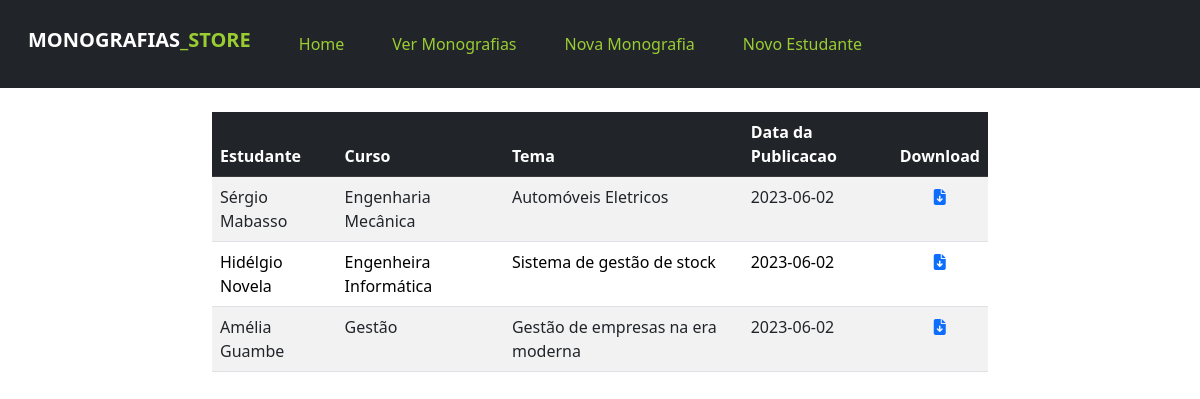
The page /bookList.php on the database its author committed.
### tables this page shows
CREATE TABLE `monografia` (
  `id` int NOT NULL,
  `estudante_id` int NOT NULL,
  `tema` varchar(250) NOT NULL,
  `data_publicacao` date NOT NULL,
  `nome` varchar(55) NOT NULL
);

CREATE TABLE `estudante` (
  `id` int NOT NULL,
  `nome` varchar(55) NOT NULL,
  `curso` varchar(55) NOT NULL,
  `codigo` varchar(55) NOT NULL,
  `genero` varchar(11) NOT NULL
);

### conf/DB.php (called while the page is built, shortened)
<?php
try {
    $db = new PDO('mysql:host=' . HOST . '; dbname=' . DATABASE, DBUSER, DBPASS);
} catch (Exception $e) {
    echo $e->getMessage();
}
function read($sql = '', $dados = []): array
{
    global $db;
    $stmt  = $db->prepare($sql);
    $stmt->execute($dados);
    return $stmt->fetchAll(PDO::FETCH_ASSOC);
}

### bookList.php (the view, shortened to what this page needs)
<!doctype html>
<html lang="en">
<head>
  <link rel="stylesheet" href="https://cdn.jsdelivr.net/npm/bootstrap@5.2.3/dist/css/bootstrap.rtl.min.css">
  <link href="https://cdn.jsdelivr.net/npm/bootstrap@5.2.3/dist/css/bootstrap.min.css" rel="stylesheet">
  <link href="https://getbootstrap.com/docs/5.2/assets/css/docs.css" rel="stylesheet">
  <link rel="stylesheet" href="https://cdnjs.cloudflare.com/ajax/libs/font-awesome/6.3.0/css/all.min.css">
  <link rel="stylesheet" href="static/css/style.css">
</head>
<body>
  <nav class="navbar navbar-expand-lg bg-dark"><?php include __DIR__ . '/div.php'; ?></nav>
  <?php
  include __DIR__ . '/conf/DB.php';
  $dados = read("SELECT e.nome,e.curso,m.tema,m.data_publicacao,e.id,m.id,m.nome as mono FROM monografia m INNER JOIN estudante e on m.estudante_id = e.id");
  ?>
  <div class="container my-4 col-md-8">
    <table class="table table-striped table-hover">
      <thead class="table-dark">
        <tr>
          <th scope="col">Estudante</th>
          <th scope="col">Curso</th>
          <th scope="col">Tema</th>
          <th scope="col">Data da Publicacao</th>
          <th scope="col">Download</th>
        </tr>
      </thead>
      <tbody>
        <?php foreach ($dados as $a) {
          $diretorioDestino = 'upload/';
        ?>
          <tr>
            <td><?php echo $a['nome']; ?></td>
            <td><?php echo $a['curso']; ?></td>
            <td><?php echo $a['tema']; ?></td>
            <td><?php echo $a['data_publicacao']; ?></td>
            <td class="text-center"><a href="<?php echo $diretorioDestino . $a['mono']; ?>" download><i class="fa-solid fa-file-arrow-down"></i></a></td>
          </tr>
        <?php } ?>
      </tbody>
    </table>
  </div>
</body>
</html>

### div.php (shortened to what this page needs)
<div class="container-fluid">
         <a class="navbar-brand text-white text-uppercase mr-6  pr-6 h1" href="/"><strong> Monografias<span>_Store
                           </span></strong></a>
         <div class="collapse navbar-collapse ml-8" id="navbarSupportedContent">
                  <ul class="navbar-nav me-auto mb-2 ms-2 mb-lg-0">
                           <li class="nav-item">
                                    <a class="nav-link hidel  m-3 " aria-current="page" href="/">Home</a>
                           </li>
                           <li class="nav-item">
                                    <a class="nav-link hidel  m-3" href="/bookList.php">Ver Monografias</a>
                           </li>
                           <li>
                                    <a class="nav-link hidel m-3" href="bookRegister.php">Nova Monografia</a>
                           </li>
                           <li>
                                    <a class="nav-link hidel m-3" href="studentRegister.php">Novo Estudante</a>
                           </li>
                  </ul>
         </div>
</div>

### static/css/style.css (style rules this page uses)
body { background-color: #ffffff; backdrop-filter: blur(25px); }
td { color:#000000; }
span { color: yellowgreen; }
.hidel { color: yellowgreen; }

### rows shown on the page
monografia: estudante.nome "Sérgio Mabasso", estudante.curso "Engenharia Mecânica", tema "Automóveis Eletricos", data_publicacao "2023-06-02"
monografia: estudante.nome "Hidélgio Novela", estudante.curso "Engenheira Informática", tema "Sistema de gestão de stock", data_publicacao "2023-06-02"
monografia: estudante.nome "Amélia Guambe", estudante.curso "Gestão", tema "Gestão de empresas na era moderna", data_publicacao "2023-06-02"
